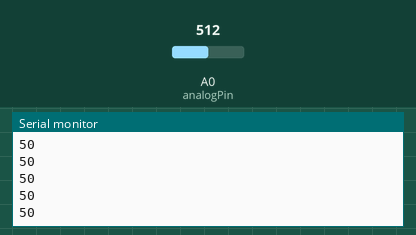
This sketch was run on a simulated Arduino Uno, built with avr-gcc and run on an emulated ATmega328P. Parts: the last lines printed to the serial monitor. Inputs (shaded band) come from the test bench; at power-on: A0 (analogPin) = 512.

Above: at 1.2 s.
1.3 s: A0 (analogPin) set to 716
At 1.32 s:
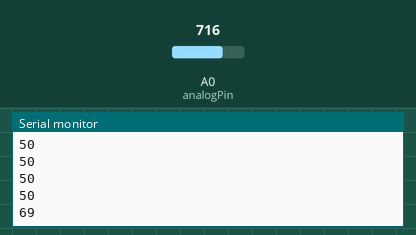
2.8 s: A0 (analogPin) set to 900
At 2.83 s:
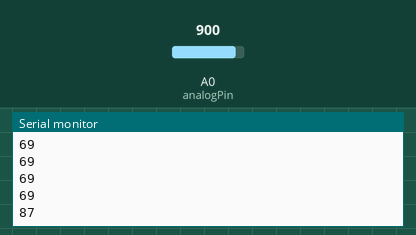
Timing chart, 0 to 5.8 s (numbered marks = the images above; inputs shaded):
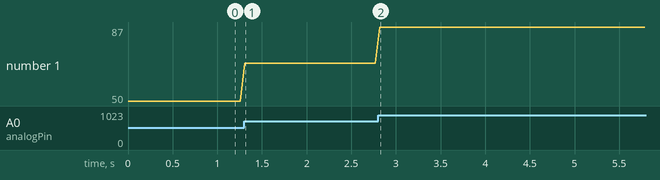

The sketch:

Potenciometro.ino
```cpp
const int analogPin = A0;
int value;      //variable que almacena la lectura analógica raw
int position;   //posicion del potenciometro en tanto por ciento

void setup() {
  Serial.begin(9600);
}

void loop() {
  value = analogRead(analogPin);       // realizar la lectura analógica raw
  position = map(value, 0, 1023, 0, 100);  // convertir a porcentaje

  //Serial.print("El valor es= ");
  Serial.println(position);
  analogWrite(value, position);
  delay(50);
}
```

Measured:
- after the input at 1.3 s, the serial monitor: prints a new line at once (image 1)
- after the input at 2.8 s, the serial monitor: prints a new line at once (image 2)
- plotted number 1: 50 → 69 after the input at 1.3 s, 69 → 87 after the input at 2.8 s
